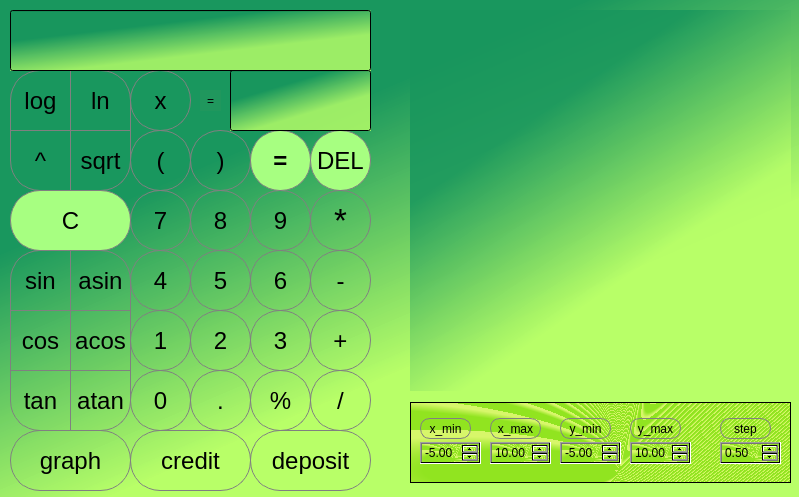
<?xml version="1.0" encoding="UTF-8"?>
<ui version="4.0">
 <class>MainWindow</class>
 <widget class="QMainWindow" name="MainWindow">
  <property name="geometry">
   <rect>
    <x>0</x>
    <y>0</y>
    <width>799</width>
    <height>497</height>
   </rect>
  </property>
  <property name="windowTitle">
   <string>MainWindow</string>
  </property>
  <property name="styleSheet">
   <string notr="true">background: qlineargradient(spread:pad, x1:0.315044, y1:0.290136, x2:0.630542, y2:0.744318, stop:0 rgba(24, 150, 93, 219), stop:0.871921 rgba(184, 255, 104, 211));</string>
  </property>
  <widget class="QWidget" name="centralwidget">
   <widget class="QPushButton" name="pushButton_C">
    <property name="geometry">
     <rect>
      <x>10</x>
      <y>190</y>
      <width>121</width>
      <height>61</height>
     </rect>
    </property>
    <property name="font">
     <font>
      <pointsize>18</pointsize>
     </font>
    </property>
    <property name="styleSheet">
     <string notr="true">QPushButton {
   border: 1px solid grey;
background: rgb(167, 255, 129);
color: black;
border-top-right-radius: 30px;
border-top-left-radius: 30px;
border-bottom-right-radius: 30px;
border-bottom-left-radius: 30px;
}
QPushButton:pressed {
    background-color: rgb(178, 17, 17)
}</string>
    </property>
    <property name="text">
     <string>C</string>
    </property>
   </widget>
   <widget class="QPushButton" name="pushButton_mod">
    <property name="geometry">
     <rect>
      <x>250</x>
      <y>370</y>
      <width>61</width>
      <height>61</height>
     </rect>
    </property>
    <property name="font">
     <font>
      <pointsize>18</pointsize>
     </font>
    </property>
    <property name="styleSheet">
     <string notr="true">QPushButton {
   border: 1px solid grey;
 background-color:  transparent;
color: black;
border-top-right-radius: 30px;
border-top-left-radius: 30px;
border-bottom-right-radius: 30px;
border-bottom-left-radius: 30px;
}
QPushButton:pressed {
    background-color: rgb(11, 213, 131)
}</string>
    </property>
    <property name="text">
     <string>%</string>
    </property>
   </widget>
   <widget class="QPushButton" name="pushButton_div">
    <property name="geometry">
     <rect>
      <x>310</x>
      <y>370</y>
      <width>61</width>
      <height>61</height>
     </rect>
    </property>
    <property name="font">
     <font>
      <pointsize>18</pointsize>
     </font>
    </property>
    <property name="styleSheet">
     <string notr="true">QPushButton {
   border: 1px solid grey;
 background-color:  transparent;
color: black;
border-top-right-radius: 30px;
border-top-left-radius: 30px;
border-bottom-right-radius: 30px;
border-bottom-left-radius: 30px;
}
QPushButton:pressed {
    background-color: rgb(11, 213, 131)
}</string>
    </property>
    <property name="text">
     <string>/</string>
    </property>
   </widget>
   <widget class="QPushButton" name="pushButton_del">
    <property name="geometry">
     <rect>
      <x>310</x>
      <y>130</y>
      <width>61</width>
      <height>61</height>
     </rect>
    </property>
    <property name="font">
     <font>
      <pointsize>18</pointsize>
     </font>
    </property>
    <property name="styleSheet">
     <string notr="true">QPushButton {
   border: 1px solid grey;
background: rgb(167, 255, 129);
color: black;
border-top-right-radius: 30px;
border-top-left-radius: 30px;
border-bottom-right-radius: 30px;
border-bottom-left-radius: 30px;
}
QPushButton:pressed {
    background-color: rgb(255, 77, 108);
}</string>
    </property>
    <property name="text">
     <string>DEL</string>
    </property>
   </widget>
   <widget class="QPushButton" name="pushButton_mul">
    <property name="geometry">
     <rect>
      <x>310</x>
      <y>190</y>
      <width>61</width>
      <height>61</height>
     </rect>
    </property>
    <property name="font">
     <font>
      <pointsize>25</pointsize>
     </font>
    </property>
    <property name="layoutDirection">
     <enum>Qt::LeftToRight</enum>
    </property>
    <property name="styleSheet">
     <string notr="true">QPushButton {
   border: 1px solid grey;
 background-color:  transparent;
color: black;
border-top-right-radius: 30px;
border-top-left-radius: 30px;
border-bottom-right-radius: 30px;
border-bottom-left-radius: 30px;
}
QPushButton:pressed {
    background-color: rgb(11, 213, 131)
}</string>
    </property>
    <property name="text">
     <string>*</string>
    </property>
   </widget>
   <widget class="QPushButton" name="pushButton_9">
    <property name="geometry">
     <rect>
      <x>250</x>
      <y>190</y>
      <width>61</width>
      <height>61</height>
     </rect>
    </property>
    <property name="font">
     <font>
      <pointsize>18</pointsize>
     </font>
    </property>
    <property name="styleSheet">
     <string notr="true">QPushButton {
   border: 1px solid grey;
 background-color:  transparent;
color: black;
border-top-right-radius: 30px;
border-top-left-radius: 30px;
border-bottom-right-radius: 30px;
border-bottom-left-radius: 30px;
}
QPushButton:pressed {
    background-color: rgb(11, 213, 131)
}</string>
    </property>
    <property name="text">
     <string>9</string>
    </property>
   </widget>
   <widget class="QPushButton" name="pushButton_7">
    <property name="geometry">
     <rect>
      <x>130</x>
      <y>190</y>
      <width>61</width>
      <height>61</height>
     </rect>
    </property>
    <property name="font">
     <font>
      <pointsize>18</pointsize>
     </font>
    </property>
    <property name="styleSheet">
     <string notr="true">QPushButton {
   border: 1px solid grey;
 background-color:  transparent;
color: black;
border-top-right-radius: 30px;
border-top-left-radius: 30px;
border-bottom-right-radius: 30px;
border-bottom-left-radius: 30px;
}
QPushButton:pressed {
    background-color: rgb(11, 213, 131)
}</string>
    </property>
    <property name="text">
     <string>7</string>
    </property>
   </widget>
   <widget class="QPushButton" name="pushButton_8">
    <property name="geometry">
     <rect>
      <x>190</x>
      <y>190</y>
      <width>61</width>
      <height>61</height>
     </rect>
    </property>
    <property name="font">
     <font>
      <pointsize>18</pointsize>
     </font>
    </property>
    <property name="styleSheet">
     <string notr="true">QPushButton {
   border: 1px solid grey;
 background-color:  transparent;
color: black;
border-top-right-radius: 30px;
border-top-left-radius: 30px;
border-bottom-right-radius: 30px;
border-bottom-left-radius: 30px;
}
QPushButton:pressed {
    background-color: rgb(11, 213, 131)
}</string>
    </property>
    <property name="text">
     <string>8</string>
    </property>
   </widget>
   <widget class="QPushButton" name="pushButton_dot">
    <property name="geometry">
     <rect>
      <x>190</x>
      <y>370</y>
      <width>61</width>
      <height>61</height>
     </rect>
    </property>
    <property name="font">
     <font>
      <pointsize>18</pointsize>
     </font>
    </property>
    <property name="styleSheet">
     <string notr="true">QPushButton {
   border: 1px solid grey;
 background-color:  transparent;
color: black;
border-top-right-radius: 30px;
border-top-left-radius: 30px;
border-bottom-right-radius: 30px;
border-bottom-left-radius: 30px;
}
QPushButton:pressed {
    background-color: rgb(11, 213, 131)
}</string>
    </property>
    <property name="text">
     <string>.</string>
    </property>
   </widget>
   <widget class="QPushButton" name="pushButton_minus">
    <property name="geometry">
     <rect>
      <x>310</x>
      <y>250</y>
      <width>61</width>
      <height>61</height>
     </rect>
    </property>
    <property name="font">
     <font>
      <pointsize>18</pointsize>
     </font>
    </property>
    <property name="styleSheet">
     <string notr="true">QPushButton {
   border: 1px solid grey;
 background-color:  transparent;
color: black;
border-top-right-radius: 30px;
border-top-left-radius: 30px;
border-bottom-right-radius: 30px;
border-bottom-left-radius: 30px;
}
QPushButton:pressed {
    background-color: rgb(11, 213, 131)
}</string>
    </property>
    <property name="text">
     <string>-</string>
    </property>
   </widget>
   <widget class="QPushButton" name="pushButton_0">
    <property name="geometry">
     <rect>
      <x>130</x>
      <y>370</y>
      <width>61</width>
      <height>61</height>
     </rect>
    </property>
    <property name="font">
     <font>
      <pointsize>18</pointsize>
     </font>
    </property>
    <property name="styleSheet">
     <string notr="true">QPushButton {
   border: 1px solid grey;
 background-color:  transparent;
color: black;
border-top-right-radius: 30px;
border-top-left-radius: 30px;
border-bottom-right-radius: 30px;
border-bottom-left-radius: 30px;
}
QPushButton:pressed {
    background-color: rgb(11, 213, 131)
}</string>
    </property>
    <property name="text">
     <string>0</string>
    </property>
   </widget>
   <widget class="QPushButton" name="pushButton_6">
    <property name="geometry">
     <rect>
      <x>250</x>
      <y>250</y>
      <width>61</width>
      <height>61</height>
     </rect>
    </property>
    <property name="font">
     <font>
      <pointsize>18</pointsize>
     </font>
    </property>
    <property name="styleSheet">
     <string notr="true">QPushButton {
   border: 1px solid grey;
 background-color:  transparent;
color: black;
border-top-right-radius: 30px;
border-top-left-radius: 30px;
border-bottom-right-radius: 30px;
border-bottom-left-radius: 30px;
}
QPushButton:pressed {
    background-color: rgb(11, 213, 131)
}</string>
    </property>
    <property name="text">
     <string>6</string>
    </property>
   </widget>
   <widget class="QPushButton" name="pushButton_equal">
    <property name="geometry">
     <rect>
      <x>250</x>
      <y>130</y>
      <width>61</width>
      <height>61</height>
     </rect>
    </property>
    <property name="font">
     <font>
      <pointsize>18</pointsize>
      <italic>false</italic>
      <bold>true</bold>
      <underline>false</underline>
      <strikeout>false</strikeout>
      <kerning>true</kerning>
     </font>
    </property>
    <property name="cursor">
     <cursorShape>ArrowCursor</cursorShape>
    </property>
    <property name="styleSheet">
     <string notr="true">QPushButton {
   border: 1px solid grey;
background: rgb(167, 255, 129);
color: black;
border-top-right-radius: 30px;
border-top-left-radius: 30px;
border-bottom-right-radius: 30px;
border-bottom-left-radius: 30px;
}
QPushButton:pressed {
    background-color: rgb(11, 213, 131)
}</string>
    </property>
    <property name="text">
     <string>=</string>
    </property>
   </widget>
   <widget class="QPushButton" name="pushButton_4">
    <property name="geometry">
     <rect>
      <x>130</x>
      <y>250</y>
      <width>61</width>
      <height>61</height>
     </rect>
    </property>
    <property name="font">
     <font>
      <pointsize>18</pointsize>
     </font>
    </property>
    <property name="styleSheet">
     <string notr="true">QPushButton {
   border: 1px solid grey;
 background-color:  transparent;
color: black;
border-top-right-radius: 30px;
border-top-left-radius: 30px;
border-bottom-right-radius: 30px;
border-bottom-left-radius: 30px;
}
QPushButton:pressed {
    background-color: rgb(11, 213, 131)
}</string>
    </property>
    <property name="text">
     <string>4</string>
    </property>
   </widget>
   <widget class="QPushButton" name="pushButton_5">
    <property name="geometry">
     <rect>
      <x>190</x>
      <y>250</y>
      <width>61</width>
      <height>61</height>
     </rect>
    </property>
    <property name="font">
     <font>
      <pointsize>18</pointsize>
     </font>
    </property>
    <property name="styleSheet">
     <string notr="true">QPushButton {
   border: 1px solid grey;
 background-color:  transparent;
color: black;
border-top-right-radius: 30px;
border-top-left-radius: 30px;
border-bottom-right-radius: 30px;
border-bottom-left-radius: 30px;
}
QPushButton:pressed {
    background-color: rgb(11, 213, 131)
}</string>
    </property>
    <property name="text">
     <string>5</string>
    </property>
   </widget>
   <widget class="QPushButton" name="pushButton_2">
    <property name="geometry">
     <rect>
      <x>190</x>
      <y>310</y>
      <width>61</width>
      <height>61</height>
     </rect>
    </property>
    <property name="font">
     <font>
      <pointsize>18</pointsize>
     </font>
    </property>
    <property name="styleSheet">
     <string notr="true">QPushButton {
   border: 1px solid grey;
 background-color:  transparent;
color: black;
border-top-right-radius: 30px;
border-top-left-radius: 30px;
border-bottom-right-radius: 30px;
border-bottom-left-radius: 30px;
}
QPushButton:pressed {
    background-color: rgb(11, 213, 131)
}</string>
    </property>
    <property name="text">
     <string>2</string>
    </property>
   </widget>
   <widget class="QPushButton" name="pushButton_3">
    <property name="geometry">
     <rect>
      <x>250</x>
      <y>310</y>
      <width>61</width>
      <height>61</height>
     </rect>
    </property>
    <property name="font">
     <font>
      <pointsize>18</pointsize>
     </font>
    </property>
    <property name="styleSheet">
     <string notr="true">QPushButton {
   border: 1px solid grey;
 background-color:  transparent;
color: black;
border-top-right-radius: 30px;
border-top-left-radius: 30px;
border-bottom-right-radius: 30px;
border-bottom-left-radius: 30px;
}
QPushButton:pressed {
    background-color: rgb(11, 213, 131)
}</string>
    </property>
    <property name="text">
     <string>3</string>
    </property>
   </widget>
   <widget class="QPushButton" name="pushButton_plus">
    <property name="geometry">
     <rect>
      <x>310</x>
      <y>310</y>
      <width>61</width>
      <height>61</height>
     </rect>
    </property>
    <property name="font">
     <font>
      <pointsize>18</pointsize>
     </font>
    </property>
    <property name="styleSheet">
     <string notr="true">QPushButton {
   border: 1px solid grey;
 background-color:  transparent;
color: black;
border-top-right-radius: 30px;
border-top-left-radius: 30px;
border-bottom-right-radius: 30px;
border-bottom-left-radius: 30px;
}
QPushButton:pressed {
    background-color: rgb(11, 213, 131)
}</string>
    </property>
    <property name="text">
     <string>+</string>
    </property>
   </widget>
   <widget class="QPushButton" name="pushButton_1">
    <property name="geometry">
     <rect>
      <x>130</x>
      <y>310</y>
      <width>61</width>
      <height>61</height>
     </rect>
    </property>
    <property name="font">
     <font>
      <pointsize>18</pointsize>
     </font>
    </property>
    <property name="styleSheet">
     <string notr="true">QPushButton {
   border: 1px solid grey;
 background-color:  transparent;
color: black;
border-top-right-radius: 30px;
border-top-left-radius: 30px;
border-bottom-right-radius: 30px;
border-bottom-left-radius: 30px;

}
QPushButton:pressed {
    background-color: rgb(11, 213, 131)
}</string>
    </property>
    <property name="text">
     <string>1</string>
    </property>
   </widget>
   <widget class="QPushButton" name="pushButton_deg">
    <property name="geometry">
     <rect>
      <x>10</x>
      <y>130</y>
      <width>61</width>
      <height>61</height>
     </rect>
    </property>
    <property name="font">
     <font>
      <pointsize>18</pointsize>
     </font>
    </property>
    <property name="styleSheet">
     <string notr="true">QPushButton {
   border: 1px solid grey;
 background-color:  transparent;
color: black;
border-bottom-left-radius: 30px;
}
QPushButton:pressed {
    background-color: rgb(136, 255, 243);
}</string>
    </property>
    <property name="text">
     <string>^</string>
    </property>
   </widget>
   <widget class="QPushButton" name="pushButton_sqrt">
    <property name="geometry">
     <rect>
      <x>70</x>
      <y>130</y>
      <width>61</width>
      <height>61</height>
     </rect>
    </property>
    <property name="font">
     <font>
      <pointsize>18</pointsize>
     </font>
    </property>
    <property name="styleSheet">
     <string notr="true">QPushButton {
   border: 1px solid grey;
 background-color:  transparent;
color: black;
border-bottom-right-radius: 30px;

}
QPushButton:pressed {
    background-color: rgb(136, 255, 243);
}</string>
    </property>
    <property name="text">
     <string>sqrt</string>
    </property>
   </widget>
   <widget class="QPushButton" name="pushButton_log">
    <property name="geometry">
     <rect>
      <x>10</x>
      <y>70</y>
      <width>61</width>
      <height>61</height>
     </rect>
    </property>
    <property name="font">
     <font>
      <pointsize>18</pointsize>
     </font>
    </property>
    <property name="styleSheet">
     <string notr="true">QPushButton {
   border: 1px solid grey;
 background-color:  transparent;
color: black;

border-top-left-radius: 30px;

}
QPushButton:pressed {
    background-color: rgb(136, 255, 243);
}</string>
    </property>
    <property name="text">
     <string>log</string>
    </property>
   </widget>
   <widget class="QPushButton" name="pushButton_ln">
    <property name="geometry">
     <rect>
      <x>70</x>
      <y>70</y>
      <width>61</width>
      <height>61</height>
     </rect>
    </property>
    <property name="font">
     <font>
      <pointsize>18</pointsize>
     </font>
    </property>
    <property name="styleSheet">
     <string notr="true">QPushButton {
   border: 1px solid grey;
 background-color:  transparent;
color: black;
border-top-right-radius: 30px;

}
QPushButton:pressed {
    background-color: rgb(136, 255, 243);
}</string>
    </property>
    <property name="text">
     <string>ln</string>
    </property>
   </widget>
   <widget class="QPushButton" name="pushButton_sin">
    <property name="geometry">
     <rect>
      <x>10</x>
      <y>250</y>
      <width>61</width>
      <height>61</height>
     </rect>
    </property>
    <property name="font">
     <font>
      <pointsize>18</pointsize>
     </font>
    </property>
    <property name="styleSheet">
     <string notr="true">QPushButton {
   border: 1px solid grey;
 background-color:  transparent;
color: black;

border-top-left-radius: 30px;

}
QPushButton:pressed {
    background-color: rgb(78, 214, 20);
}</string>
    </property>
    <property name="text">
     <string>sin</string>
    </property>
   </widget>
   <widget class="QPushButton" name="pushButton_asin">
    <property name="geometry">
     <rect>
      <x>70</x>
      <y>250</y>
      <width>61</width>
      <height>61</height>
     </rect>
    </property>
    <property name="font">
     <font>
      <pointsize>18</pointsize>
     </font>
    </property>
    <property name="styleSheet">
     <string notr="true">QPushButton {
   border: 1px solid grey;
 background-color:  transparent;
color: black;
border-top-right-radius: 30px;



}
QPushButton:pressed {
    background-color: rgb(78, 214, 20);
}</string>
    </property>
    <property name="text">
     <string>asin</string>
    </property>
   </widget>
   <widget class="QPushButton" name="pushButton_acos">
    <property name="geometry">
     <rect>
      <x>70</x>
      <y>310</y>
      <width>61</width>
      <height>61</height>
     </rect>
    </property>
    <property name="font">
     <font>
      <pointsize>18</pointsize>
     </font>
    </property>
    <property name="styleSheet">
     <string notr="true">QPushButton {
   border: 1px solid grey;
 background-color:  transparent;
color: black;

}
QPushButton:pressed {
    background-color: rgb(78, 214, 20);
}</string>
    </property>
    <property name="text">
     <string>acos</string>
    </property>
   </widget>
   <widget class="QPushButton" name="pushButton_cos">
    <property name="geometry">
     <rect>
      <x>10</x>
      <y>310</y>
      <width>61</width>
      <height>61</height>
     </rect>
    </property>
    <property name="font">
     <font>
      <pointsize>18</pointsize>
     </font>
    </property>
    <property name="styleSheet">
     <string notr="true">QPushButton {
   border: 1px solid grey;
 background-color:  transparent;
color: black;

}
QPushButton:pressed {
    background-color: rgb(78, 214, 20);
}</string>
    </property>
    <property name="text">
     <string>cos</string>
    </property>
   </widget>
   <widget class="QPushButton" name="pushButton_tan">
    <property name="geometry">
     <rect>
      <x>10</x>
      <y>370</y>
      <width>61</width>
      <height>61</height>
     </rect>
    </property>
    <property name="font">
     <font>
      <pointsize>18</pointsize>
     </font>
    </property>
    <property name="styleSheet">
     <string notr="true">QPushButton {
   border: 1px solid grey;
 background-color:  transparent;
color: black;
border-bottom-left-radius: 30px;
}
QPushButton:pressed {
    background-color: rgb(78, 214, 20);
}</string>
    </property>
    <property name="text">
     <string>tan</string>
    </property>
   </widget>
   <widget class="QPushButton" name="pushButton_atan">
    <property name="geometry">
     <rect>
      <x>70</x>
      <y>370</y>
      <width>61</width>
      <height>61</height>
     </rect>
    </property>
    <property name="font">
     <font>
      <pointsize>18</pointsize>
     </font>
    </property>
    <property name="styleSheet">
     <string notr="true">QPushButton {
   border: 1px solid grey;
 background-color:  transparent;
color: black;

border-bottom-right-radius: 30px;
}
QPushButton:pressed {
    background-color: rgb(78, 214, 20);
}</string>
    </property>
    <property name="text">
     <string>atan</string>
    </property>
   </widget>
   <widget class="QPushButton" name="pushButton_rightBracket">
    <property name="geometry">
     <rect>
      <x>190</x>
      <y>130</y>
      <width>61</width>
      <height>61</height>
     </rect>
    </property>
    <property name="font">
     <font>
      <pointsize>18</pointsize>
     </font>
    </property>
    <property name="styleSheet">
     <string notr="true">QPushButton {
   border: 1px solid grey;
 background-color:  transparent;
color: black;
border-top-right-radius: 30px;
border-top-left-radius: 30px;
border-bottom-right-radius: 30px;
border-bottom-left-radius: 30px;
}
QPushButton:pressed {
    background-color: rgb(11, 213, 131)
}</string>
    </property>
    <property name="text">
     <string>)</string>
    </property>
   </widget>
   <widget class="QPushButton" name="pushButton_leftBracket">
    <property name="geometry">
     <rect>
      <x>130</x>
      <y>130</y>
      <width>61</width>
      <height>61</height>
     </rect>
    </property>
    <property name="font">
     <font>
      <pointsize>18</pointsize>
     </font>
    </property>
    <property name="styleSheet">
     <string notr="true">QPushButton {
   border: 1px solid grey;
 background-color:  transparent;
color: black;
border-top-right-radius: 30px;
border-top-left-radius: 30px;
border-bottom-right-radius: 30px;
border-bottom-left-radius: 30px;
}
QPushButton:pressed {
    background-color: rgb(11, 213, 131)
}</string>
    </property>
    <property name="text">
     <string>(</string>
    </property>
   </widget>
   <widget class="QPushButton" name="pushButton_x">
    <property name="geometry">
     <rect>
      <x>130</x>
      <y>70</y>
      <width>61</width>
      <height>61</height>
     </rect>
    </property>
    <property name="font">
     <font>
      <pointsize>18</pointsize>
     </font>
    </property>
    <property name="styleSheet">
     <string notr="true">QPushButton {
   border: 1px solid grey;
 background-color:  transparent;
color: black;
border-top-right-radius: 30px;
border-top-left-radius: 30px;
border-bottom-right-radius: 30px;
border-bottom-left-radius: 30px;
}
QPushButton:pressed {
    background-color: rgb(11, 213, 131)
}</string>
    </property>
    <property name="text">
     <string>x</string>
    </property>
   </widget>
   <widget class="QPushButton" name="pushButton_graph">
    <property name="geometry">
     <rect>
      <x>10</x>
      <y>430</y>
      <width>121</width>
      <height>61</height>
     </rect>
    </property>
    <property name="font">
     <font>
      <pointsize>18</pointsize>
     </font>
    </property>
    <property name="styleSheet">
     <string notr="true">QPushButton {
   border: 1px solid grey;
 background-color:  transparent;
color: black;
border-top-right-radius: 30px;
border-top-left-radius: 30px;
border-bottom-right-radius: 30px;
border-bottom-left-radius: 30px;
}
QPushButton:pressed {
    background-color: rgb(11, 213, 131)
}</string>
    </property>
    <property name="text">
     <string>graph</string>
    </property>
   </widget>
   <widget class="QPushButton" name="pushButton_credit">
    <property name="geometry">
     <rect>
      <x>130</x>
      <y>430</y>
      <width>121</width>
      <height>61</height>
     </rect>
    </property>
    <property name="font">
     <font>
      <pointsize>18</pointsize>
     </font>
    </property>
    <property name="styleSheet">
     <string notr="true">QPushButton {
   border: 1px solid grey;
 background-color:  transparent;
color: black;
border-top-right-radius: 30px;
border-top-left-radius: 30px;
border-bottom-right-radius: 30px;
border-bottom-left-radius: 30px;
}
QPushButton:pressed {
    background-color: rgb(11, 213, 131)
}</string>
    </property>
    <property name="text">
     <string>credit</string>
    </property>
   </widget>
   <widget class="QPushButton" name="pushButton_deposit">
    <property name="geometry">
     <rect>
      <x>250</x>
      <y>430</y>
      <width>121</width>
      <height>61</height>
     </rect>
    </property>
    <property name="font">
     <font>
      <pointsize>18</pointsize>
     </font>
    </property>
    <property name="styleSheet">
     <string notr="true">QPushButton {
   border: 1px solid grey;
 background-color:  transparent;
color: black;
border-top-right-radius: 30px;
border-top-left-radius: 30px;
border-bottom-right-radius: 30px;
border-bottom-left-radius: 30px;
}
QPushButton:pressed {
    background-color: rgb(11, 213, 131)
}</string>
    </property>
    <property name="text">
     <string>deposit</string>
    </property>
   </widget>
   <widget class="QLineEdit" name="insert_x">
    <property name="geometry">
     <rect>
      <x>230</x>
      <y>70</y>
      <width>141</width>
      <height>61</height>
     </rect>
    </property>
    <property name="styleSheet">
     <string notr="true">QLineEdit {
  qproperty-alignment: 'AlignVCenter | AlignRight';
  border: 1px solid gray;
color: black;
border-top-right-radius: 30px;
border-top-left-radius: 30px;
border-bottom-right-radius: 30px;
border-bottom-left-radius: 30px;
background: transparent;
}
//rgb(185, 255, 104)

</string>
    </property>
    <property name="maxLength">
     <number>10</number>
    </property>
    <property name="frame">
     <bool>true</bool>
    </property>
   </widget>
   <widget class="QLabel" name="label">
    <property name="enabled">
     <bool>false</bool>
    </property>
    <property name="geometry">
     <rect>
      <x>200</x>
      <y>90</y>
      <width>21</width>
      <height>21</height>
     </rect>
    </property>
    <property name="layoutDirection">
     <enum>Qt::RightToLeft</enum>
    </property>
    <property name="autoFillBackground">
     <bool>false</bool>
    </property>
    <property name="styleSheet">
     <string notr="true">QLabel {

color: black;
background:rgb(32, 151, 93)
}
</string>
    </property>
    <property name="frameShape">
     <enum>QFrame::NoFrame</enum>
    </property>
    <property name="text">
     <string>=</string>
    </property>
    <property name="alignment">
     <set>Qt::AlignCenter</set>
    </property>
   </widget>
   <widget class="QFrame" name="frame">
    <property name="geometry">
     <rect>
      <x>410</x>
      <y>402</y>
      <width>381</width>
      <height>81</height>
     </rect>
    </property>
    <property name="styleSheet">
     <string notr="true">background: qradialgradient(spread:repeat, cx:0.0470936, cy:0.841136, radius:0.5, fx:0.546554, fy:0.847448, stop:0.512315 rgba(145, 228, 32, 255), stop:0.827586 rgba(215, 246, 106, 255))</string>
    </property>
    <property name="frameShape">
     <enum>QFrame::StyledPanel</enum>
    </property>
    <property name="frameShadow">
     <enum>QFrame::Raised</enum>
    </property>
    <widget class="QDoubleSpinBox" name="doubleSpinBox_step">
     <property name="geometry">
      <rect>
       <x>310</x>
       <y>40</y>
       <width>61</width>
       <height>22</height>
      </rect>
     </property>
     <property name="styleSheet">
      <string notr="true">color:black;</string>
     </property>
     <property name="minimum">
      <double>0.100000000000000</double>
     </property>
     <property name="maximum">
      <double>10.990000000000000</double>
     </property>
     <property name="singleStep">
      <double>0.100000000000000</double>
     </property>
     <property name="value">
      <double>0.500000000000000</double>
     </property>
    </widget>
    <widget class="QDoubleSpinBox" name="doubleSpinBox_y_min">
     <property name="geometry">
      <rect>
       <x>150</x>
       <y>40</y>
       <width>61</width>
       <height>22</height>
      </rect>
     </property>
     <property name="styleSheet">
      <string notr="true">color:black;</string>
     </property>
     <property name="minimum">
      <double>-1000.000000000000000</double>
     </property>
     <property name="maximum">
      <double>1000.990000000000009</double>
     </property>
     <property name="value">
      <double>-5.000000000000000</double>
     </property>
    </widget>
    <widget class="QDoubleSpinBox" name="doubleSpinBox_x_max">
     <property name="geometry">
      <rect>
       <x>80</x>
       <y>40</y>
       <width>61</width>
       <height>22</height>
      </rect>
     </property>
     <property name="styleSheet">
      <string notr="true">color:black;</string>
     </property>
     <property name="minimum">
      <double>-1000.000000000000000</double>
     </property>
     <property name="maximum">
      <double>1000.990000000000009</double>
     </property>
     <property name="value">
      <double>10.000000000000000</double>
     </property>
    </widget>
    <widget class="QLabel" name="frame_step">
     <property name="geometry">
      <rect>
       <x>310</x>
       <y>16</y>
       <width>51</width>
       <height>21</height>
      </rect>
     </property>
     <property name="styleSheet">
      <string notr="true">QLabel
{
 border: 1px solid grey;
 background-color:  transparent;
color: black;
border-top-right-radius: 10px;
border-top-left-radius: 10px;
border-bottom-right-radius: 10px;
border-bottom-left-radius: 10px;
}</string>
     </property>
     <property name="text">
      <string>step</string>
     </property>
     <property name="alignment">
      <set>Qt::AlignCenter</set>
     </property>
    </widget>
    <widget class="QLabel" name="frame_y_min">
     <property name="geometry">
      <rect>
       <x>150</x>
       <y>16</y>
       <width>51</width>
       <height>21</height>
      </rect>
     </property>
     <property name="styleSheet">
      <string notr="true">QLabel
{
 border: 1px solid grey;
 background-color:  transparent;
color: black;
border-top-right-radius: 10px;
border-top-left-radius: 10px;
border-bottom-right-radius: 10px;
border-bottom-left-radius: 10px;
}</string>
     </property>
     <property name="text">
      <string>y_min</string>
     </property>
     <property name="alignment">
      <set>Qt::AlignCenter</set>
     </property>
    </widget>
    <widget class="QLabel" name="frame_x_min">
     <property name="geometry">
      <rect>
       <x>10</x>
       <y>16</y>
       <width>51</width>
       <height>21</height>
      </rect>
     </property>
     <property name="styleSheet">
      <string notr="true">QLabel
{
 border: 1px solid grey;
 background-color:  transparent;
color: black;
border-top-right-radius: 10px;
border-top-left-radius: 10px;
border-bottom-right-radius: 10px;
border-bottom-left-radius: 10px;
}</string>
     </property>
     <property name="text">
      <string>x_min</string>
     </property>
     <property name="alignment">
      <set>Qt::AlignCenter</set>
     </property>
    </widget>
    <widget class="QDoubleSpinBox" name="doubleSpinBox_x_min">
     <property name="geometry">
      <rect>
       <x>10</x>
       <y>40</y>
       <width>61</width>
       <height>22</height>
      </rect>
     </property>
     <property name="styleSheet">
      <string notr="true">color:black;</string>
     </property>
     <property name="minimum">
      <double>-1000.000000000000000</double>
     </property>
     <property name="maximum">
      <double>1000.000000000000000</double>
     </property>
     <property name="value">
      <double>-5.000000000000000</double>
     </property>
    </widget>
    <widget class="QLabel" name="frame_y_max">
     <property name="geometry">
      <rect>
       <x>220</x>
       <y>16</y>
       <width>51</width>
       <height>21</height>
      </rect>
     </property>
     <property name="styleSheet">
      <string notr="true">QLabel
{
 border: 1px solid grey;
 background-color:  transparent;
color: black;
border-top-right-radius: 10px;
border-top-left-radius: 10px;
border-bottom-right-radius: 10px;
border-bottom-left-radius: 10px;
}</string>
     </property>
     <property name="text">
      <string>y_max</string>
     </property>
     <property name="alignment">
      <set>Qt::AlignCenter</set>
     </property>
    </widget>
    <widget class="QDoubleSpinBox" name="doubleSpinBox_y_max">
     <property name="geometry">
      <rect>
       <x>220</x>
       <y>40</y>
       <width>61</width>
       <height>22</height>
      </rect>
     </property>
     <property name="styleSheet">
      <string notr="true">color:black;</string>
     </property>
     <property name="minimum">
      <double>-1000.000000000000000</double>
     </property>
     <property name="maximum">
      <double>1000.990000000000009</double>
     </property>
     <property name="value">
      <double>10.000000000000000</double>
     </property>
    </widget>
    <widget class="QLabel" name="frame_x_max">
     <property name="geometry">
      <rect>
       <x>80</x>
       <y>16</y>
       <width>51</width>
       <height>21</height>
      </rect>
     </property>
     <property name="styleSheet">
      <string notr="true">QLabel
{
 border: 1px solid grey;
 background-color:  transparent;
color: black;
border-top-right-radius: 10px;
border-top-left-radius: 10px;
border-bottom-right-radius: 10px;
border-bottom-left-radius: 10px;
}</string>
     </property>
     <property name="text">
      <string>x_max</string>
     </property>
     <property name="alignment">
      <set>Qt::AlignCenter</set>
     </property>
    </widget>
   </widget>
   <widget class="QLineEdit" name="InputString">
    <property name="geometry">
     <rect>
      <x>10</x>
      <y>10</y>
      <width>361</width>
      <height>61</height>
     </rect>
    </property>
    <property name="styleSheet">
     <string notr="true">QLineEdit {
  qproperty-alignment: 'AlignVCenter | AlignRight';
  border: 1px solid gray;
color: black;
border-top-right-radius: 30px;
border-top-left-radius: 30px;
border-bottom-right-radius: 30px;
border-bottom-left-radius: 30px;
background: transparent;

}
//rgb(185, 255, 104);

</string>
    </property>
    <property name="text">
     <string/>
    </property>
    <property name="maxLength">
     <number>255</number>
    </property>
    <property name="frame">
     <bool>true</bool>
    </property>
   </widget>
   <widget class="QCustomPlot" name="Graph" native="true">
    <property name="geometry">
     <rect>
      <x>410</x>
      <y>10</y>
      <width>381</width>
      <height>381</height>
     </rect>
    </property>
   </widget>
  </widget>
 </widget>
 <customwidgets>
  <customwidget>
   <class>QCustomPlot</class>
   <extends>QWidget</extends>
   <header>qcustomplot.h</header>
   <container>1</container>
  </customwidget>
 </customwidgets>
 <resources/>
 <connections/>
</ui>
